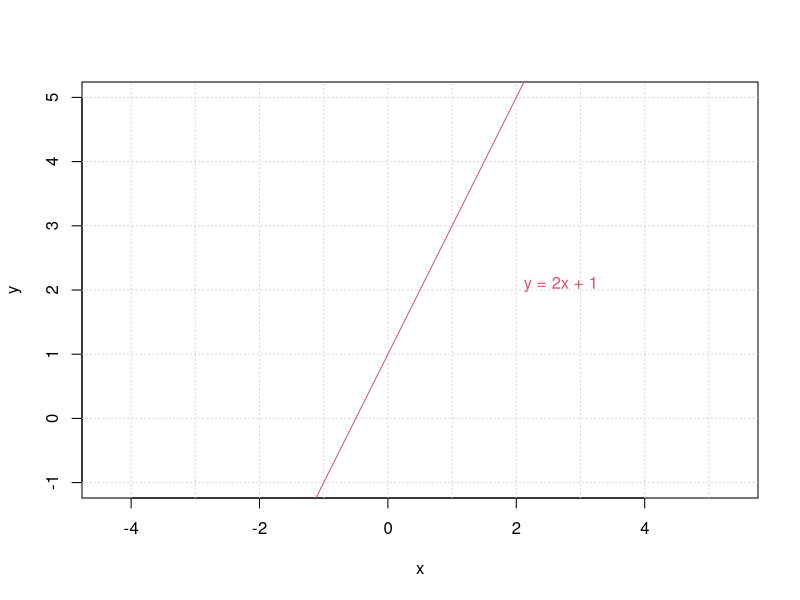
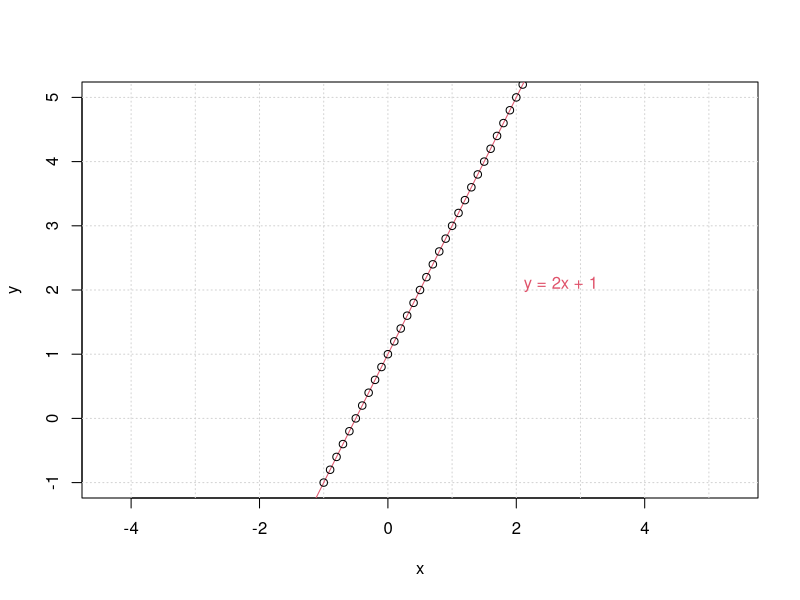
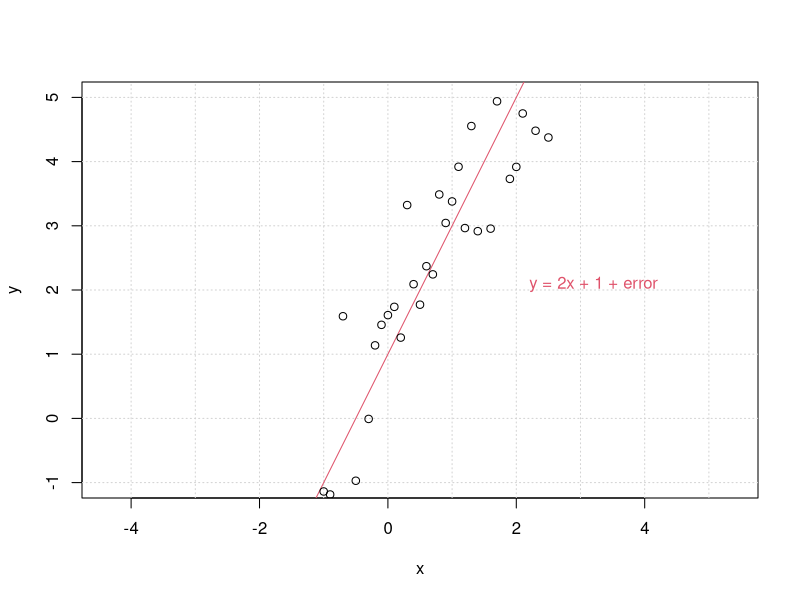
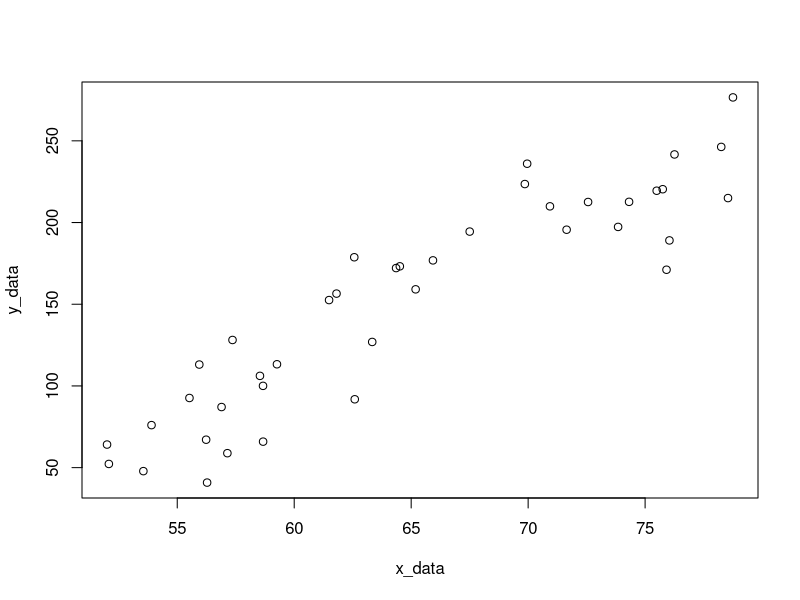
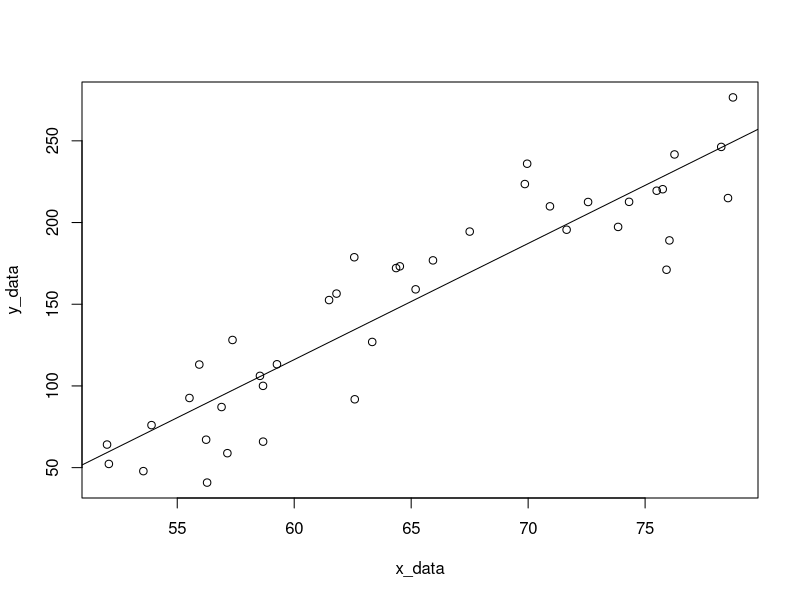
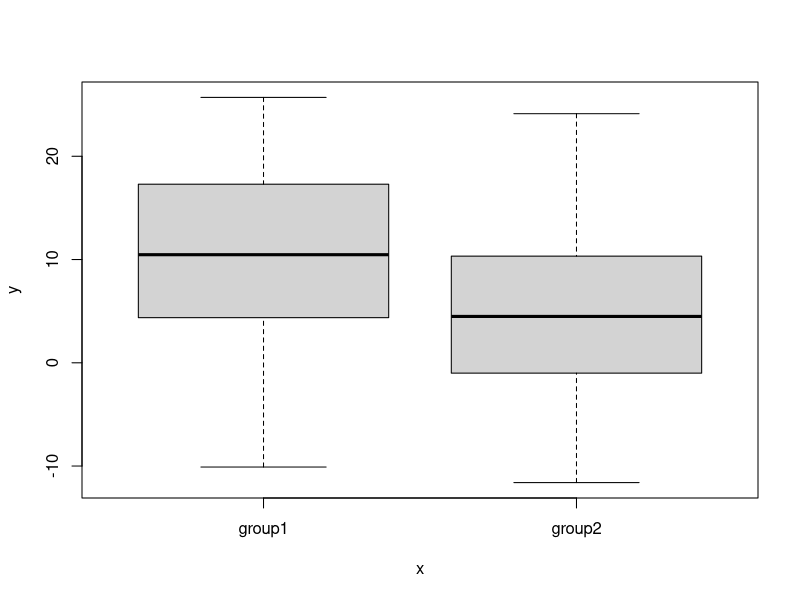
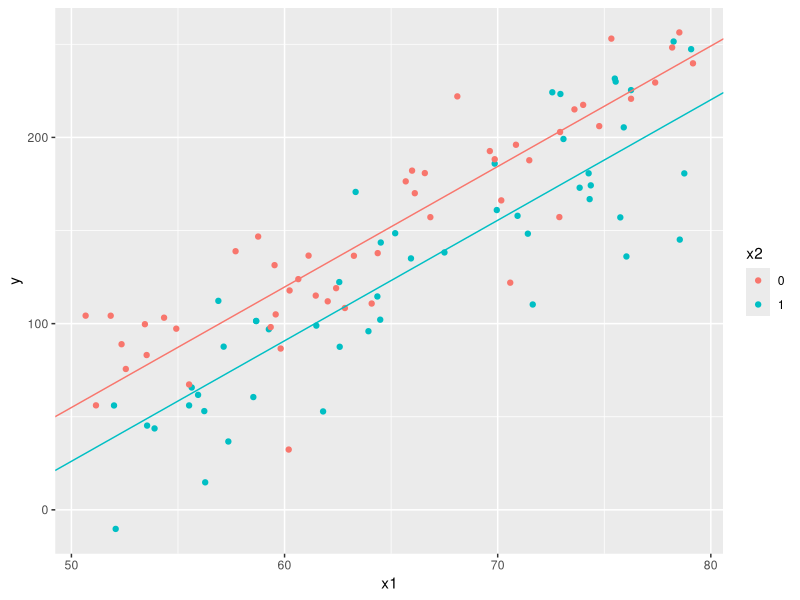
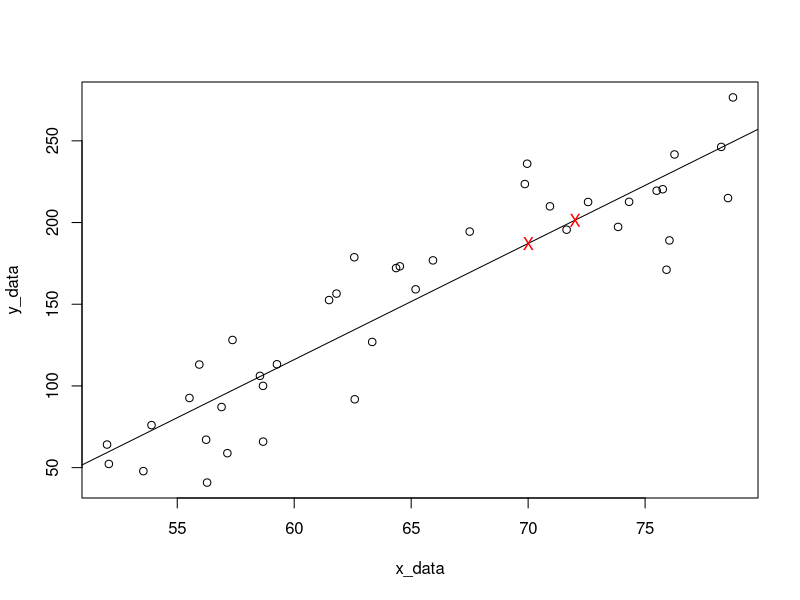

Source code (R) for these figures, in order:
## ---- chunk 1
knitr::opts_chunk$set(echo = TRUE)
## ---- chunk 2
## Setup up coordinate system (with x == y aspect ratio):
plot(c(-2,3), c(-1,5), type = "n", xlab = "x", ylab = "y", asp = 1)
## the x- and y-axis, and an integer grid
abline(h = -5:5, v = -5:6, col = "lightgray", lty = 3)
abline(a = 1, b = 2, col = 2)
text(2,2, "y = 2x + 1", col = 2, adj = c(-.1, -.1))
## ---- chunk 3
## Setup up coordinate system (with x == y aspect ratio):
x <- seq(-1,3,0.1)
y <- 2*x + 1

plot(c(-2,3), c(-1,5), type = "n", xlab = "x", ylab = "y", asp = 1)
## the x- and y-axis, and an integer grid
abline(h = -5:5, v = -5:6, col = "lightgray", lty = 3)
abline(a = 1, b = 2, col = 2)
points(x,y)
text(2,2, "y = 2x + 1", col = 2, adj = c(-.1, -.1))
## ---- chunk 4
## Setup up coordinate system (with x == y aspect ratio):
x <- seq(-1,3,0.1)
e <- rnorm(length(x), mean=0, sd=1)
y <- 2*x + 1 + e

plot(c(-2,3), c(-1,5), type = "n", xlab = "x", ylab = "y", asp = 1)
## the x- and y-axis, and an integer grid
abline(h = -5:5, v = -5:6, col = "lightgray", lty = 3)
abline(a = 1, b = 2, col = 2)
points(x,y)
text(2,2,"y = 2x + 1 + error", col = 2, adj = c(-.1, -.1))
## ---- chunk 5
set.seed(20191203) # set a seed for reproducibility

# lets set up some true data
b0 <- -300 # true beta_0
b1 <- 7 # true beta_1
N <- 40 # sample size

# generate some x values, let's pretend it's height in inches
# a sample of size N bounded between 50 and 80
x_data <- runif(N,50,80)

# generate some random normal errors
errs <- rnorm(N, mean = 0, sd = 30)

y_data <- b0 + x_data*b1 + errs
## ---- chunk 6
plot(x_data, y_data)
## ---- chunk 7
my_model <- lm(y_data ~ x_data)
## ---- chunk 8
plot(x_data, y_data)
abline(my_model)
## ---- chunk 9
summary(my_model)
## ---- chunk 10
print("Confidence intervals with confint function")
print(confint(my_model))
## ---- chunk 11
t_1 <- qt(0.025,38) # n - p - 1 = 40 - 1 - 1 = 38
# t_2 <- qt(0.975,38) # the t-distribution is symmetric so this is just t_1*(-1)

beta_est <- summary(my_model)$coefficients[2,1] # retrieve the beta1 estimate from the model
beta_sd <- summary(my_model)$coefficients[2,2] # retrieve the sd of the beta1 esimate from the model

print(paste("(",(beta_est + t_1*beta_sd), ", " , (beta_est - t_1*beta_sd), ")",sep=""))
## ---- chunk 12
set.seed(20191203) # set a seed for reproducibility

# lets set up some true data
b0 <- -300 # true beta_0
b1 <- 7 # true beta_1
b2 <- -12 # true beta_2
N <- 40 # sample size

# generate some x values again
x1_data <- runif(N,50,80)
x2_data <- runif(N,10,20)

# generate some random normal errors
errs <- rnorm(N, mean = 0, sd = 30)

y_data <- b0 + x1_data*b1 + x2_data*b2 + errs
## ---- chunk 13
# put the data into a dataframe

my_data <- data.frame(y_data, x1_data, x2_data) # put the data into a frame
colnames(my_data) <- c("y","x1","x2") # give names to our variables

my_model_2 <- lm(y ~ x1 + x2, data = my_data) # set up the model
summary(my_model_2) # output the analysis
## ---- chunk 14
set.seed(20191203) # set a seed for reproducibility

# lets set up some true data
b0 <- -300 # true beta_0
b1 <- 7 # true beta_1
b2 <- -12 # true beta_2
N <- 10000 # sample size

# generate some x values again
x1_data <- runif(N,50,80)
x2_data <- runif(N,10,20)

# generate some random normal errors
errs <- rnorm(N, mean = 0, sd = 30)

y_data <- b0 + x1_data*b1 + x2_data*b2 + errs

my_model_3 <- lm(y_data ~ x1_data + x2_data)
summary(my_model_3)
## ---- chunk 15
set.seed(20191203) # set a seed for reproducibility

ng <- 2 # number of groups
N <- 40 # sample size

# values of the true betas
b0 <- 10
b1 <- -5

group <- rep( c("group1", "group2"), each = N) # create the two sets of groups
errs <- rnorm(ng*N, 0, sd=10) # create the standard errors

y_data <- b0 + b1*(group=="group2") + errs # those in group 2 are multiplied by b1
my_model_cat <- lm(y_data ~ as.factor(group)) # define the linear model
summary(my_model_cat)
## ---- chunk 16
plot(factor(group), y_data)
## ---- chunk 17
group1_data <- y_data[1:40]
group2_data <- y_data[41:80]

t.test(group1_data, group2_data) # full t-test

print("Estimated difference between groups:")
print((t.test(y_data[41:80], y_data[1:40])$estimate[1] - 
  t.test(y_data[41:80], y_data[1:40])$estimate[2])) # estimated difference
## ---- chunk 18
set.seed(20191203) # set a seed for reproducibility

# lets set up some true data
b0 <- -300 # true beta_0
b1 <- 7 # true beta_1
b2 <- -30 # true beta_2
N <- 100 # sample size

# generate some x values again
x1_data <- runif(N,50,80) # generate continuous data
x2_data <- c(rep(1,N/2), rep(0,N/2)) # generate binary data

# generate some random normal errors
errs <- rnorm(N, mean = 0, sd = 30)

y_data <- b0 + x1_data*b1 + x2_data*b2 + errs

my_model_cont_cat <- lm(y_data ~ x1_data + x2_data)
summary(my_model_cont_cat)
## ---- chunk 19
library(ggplot2)# we'll use ggplot for plotting here

set.seed(20191203) # set a seed for reproducibility

# lets set up some true data
b0 <- -300 # true beta_0
b1 <- 7 # true beta_1
b2 <- -30 # true beta_2
N <- 100 # sample size

# generate some x values again
x1_data <- runif(N,50,80) # generate continuous data
x2_data <- c(rep(1,N/2), rep(0,N/2)) # generate binary data

# generate some random normal errors
errs <- rnorm(N, mean = 0, sd = 30)

y_data <- b0 + x1_data*b1 + x2_data*b2 + errs

# put together a data frame
my_data <- data.frame(y_data, x1_data, factor(x2_data))
colnames(my_data) <- c("y", "x1", "x2")

# generate a linear model
my_model_cont_cat <- lm(y ~ x1 + x2, data = my_data)

p <- ggplot(data = my_data, aes(y = y, x = x1, colour = x2)) +
  geom_point() +
  geom_abline(intercept = coef(my_model_cont_cat)[1], slope = coef(my_model_cont_cat)[2], colour="#F8766D") +
  geom_abline(intercept = coef(my_model_cont_cat)[1] + coef(my_model_cont_cat)[3],
              slope = coef(my_model_cont_cat)[2], colour = "#00BFC4")

p
## ---- chunk 20
set.seed(20191203) # set a seed for reproducibility

# lets set up some true data
b0 <- -300 # true beta_0
b1 <- 7 # true beta_1
N <- 40 # sample size

# generate some x values, let's pretend it's height in inches
# a sample of size N bounded between 50 and 80
x_data <- runif(N,50,80)

# generate some random normal errors
errs <- rnorm(N, mean = 0, sd = 30)

y_data <- b0 + x_data*b1 + errs

my_model <- lm(y_data ~ x_data)

# Create new points at x=70 and x=72
# predict where the data will fall and plot it
new_points <- data.frame(x_data=c(72,70))
new_prediction <- predict(my_model, new_points)

plot(x_data, y_data)
abline(my_model)
points(x = new_points$x_data, y = new_prediction, col = "red", pch="X")
## ---- chunk 21
set.seed(20191203) # set a seed for reproducibility

# lets set up some true data
b0 <- -300 # true beta_0
b1 <- 7 # true beta_1
N <- 40 # sample size

# generate some x values, let's pretend it's height in inches
# a sample of size N bounded between 50 and 80
x_data <- runif(N,50,80)

# generate some random normal errors
errs <- rnorm(N, mean = 0, sd = 30)

y_data <- b0 + x_data*b1 + errs

my_model <- lm(y_data ~ x_data)
plot(my_model)
## ---- chunk 22
set.seed(20191203) # set a seed for reproducibility

# lets set up some true data
b0 <- -300 # true beta_0
b1 <- 7 # true beta_1
N <- 1000 # sample size

# generate some x values, let's pretend it's height in inches
# a sample of size N bounded between 50 and 80
x_data <- runif(N,50,80)

# generate some random normal errors
errs <- rnorm(N, mean = 0, sd = 30)

y_data <- b0 + x_data*b1 + errs

my_model <- lm(y_data ~ x_data)
plot(my_model)
## ---- chunk 23
set.seed(20191203) # set a seed for reproducibility

# lets set up some true data
b0 <- -300 # true beta_0
b1 <- 7 # true beta_1
N <- 40 # sample size

x_data <- runif(N,50,60)

# generate some random normal errors
errs <- rnorm(N, mean = 0, sd = 30)

y_data <- b0 + exp(x_data)*b1 + errs

my_model_bad <- lm(y_data ~ x_data)
summary(my_model_bad)
## ---- chunk 24
plot(my_model_bad)
## ---- chunk 25
plot(exp(x_data),y_data)
## ---- chunk 26
plot(x_data, y_data)
abline(my_model_bad)
## ---- chunk 27
# taken from the R documentation on CRAN.

## So regression on each dataset
ff <- y ~ x
mods <- setNames(as.list(1:4), paste0("lm", 1:4))
for(i in 1:4) {
  ff[2:3] <- lapply(paste0(c("y","x"), i), as.name)
  ## or   ff[[2]] <- as.name(paste0("y", i))
  ##      ff[[3]] <- as.name(paste0("x", i))
  mods[[i]] <- lmi <- lm(ff, data = anscombe)
  #print(anova(lmi))
  print(summary(mods[[i]]))
}
## ---- chunk 28
## Now, do what you should have done in the first place: PLOTS
op <- par(mfrow = c(2, 2), mar = 0.1+c(4,4,1,1), oma =  c(0, 0, 2, 0))
for(i in 1:4) {
  ff[2:3] <- lapply(paste0(c("y","x"), i), as.name)
  plot(ff, data = anscombe, col = "red", pch = 21, bg = "orange", cex = 1.2,
       xlim = c(3, 19), ylim = c(3, 13))
  abline(mods[[i]], col = "blue")
}
mtext("Anscombe\'s 4 Regression data sets", outer = TRUE, cex = 1.5)
par(op)
## ---- chunk 29
# generate 20 random values between 0 and 1 and run a regression between them. Do this 100 times and see how many times b1 is "significant"
N <- 20
trials <- 100
num_sig <- 0

for (t in 1:trials){
  x_random <- runif(N)
  y_random <- runif(N)
  
  random_model <- lm(y_random~x_random)
  
  if (summary(random_model)$coefficients[2,4] < 0.05){
    num_sig <- num_sig + 1
    plot(x_random, y_random)
    abline(random_model)
  }
}

print(paste("We have",num_sig,"significant results!"))
## ---- chunk 30
# Example code modified from https://www.data-to-viz.com/caveat/simpson.html
library(ggplot2)
library(tidyverse)

# create our data
a <- data.frame( x = rnorm(100), y = rnorm(100)) %>% mutate(y = y-x/2)
b <- a %>% mutate(x=x+2) %>% mutate(y=y+2)
c <- a %>% mutate(x=x+4) %>% mutate(y=y+4)
simpsons_data <- do.call(rbind, list(a,b,c))
simpsons_data <- simpsons_data %>% mutate(group=rep(c("A", "B", "C"), each=100))

rm(a,b,c) # cleanup

# the function geom_smooth carries out the linear fit automatically, and then plots it
ggplot(simpsons_data, aes(x=x, y=y)) +
  geom_point( size=2) +
  geom_smooth(method = "lm") +
  ggtitle("Linear fit without confounders")

ggplot(simpsons_data, aes(x=x, y=y, colour=group)) +
  geom_point(size=2) +
  geom_smooth(method = "lm") +
  ggtitle("Linear fit with confounders")
